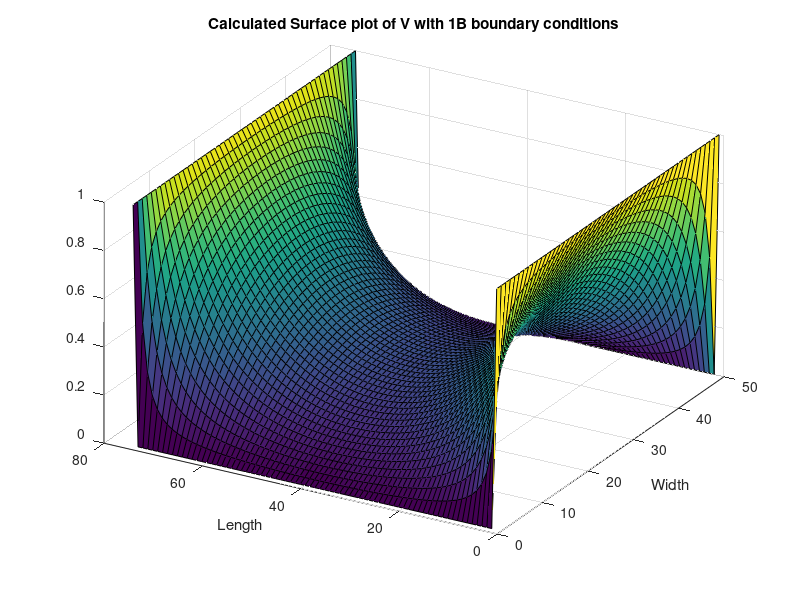
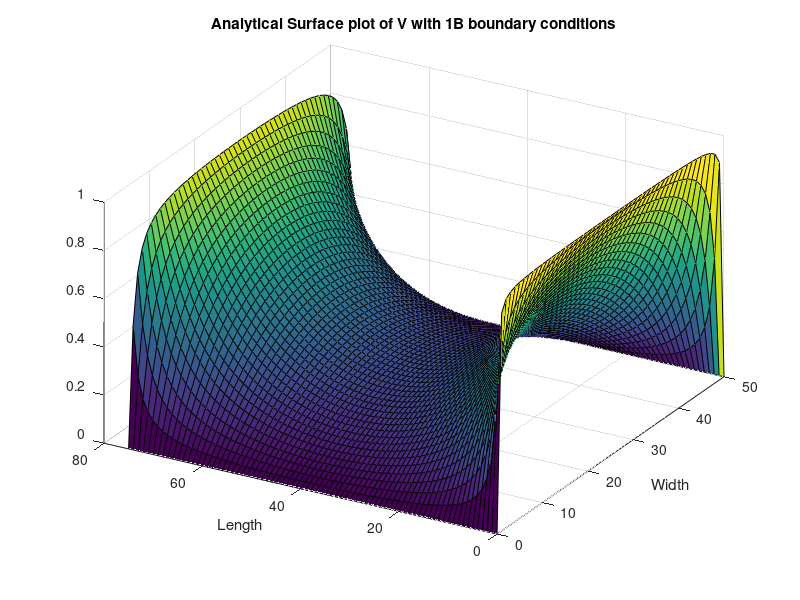

Write MATLAB code to recreate these figures, in order.
nx=75; %length
ny=50; %width

g=sparse(nx*ny);
b=zeros(1,nx*ny);

for i = 1:nx
    for j=1:ny
        n=j+(i-1)*ny;
        if i==1
            g(n,:)=0;
            g(n,n)=1;
            b(n)=1;
        elseif i==nx
            g(n,:)=0;
            g(n,n)=1;
            b(n)=1;
        elseif j==1 
            g(n,n)=1;
            %g(n,n+1)=1;
            %g(n,n-1)=1;
            %g(n,n+ny)=1;
            %g(n,n-ny)=1;
            
        elseif j==ny            
            g(n,n)=1;
            %g(n,n+1)=1;
            %g(n,n-1)=1;
            %g(n,n+ny)=1;
            %g(n,n-ny)=1;    
            
        else %bulk node
            g(n,n)=-4;
            g(n,n+1)=1;
            g(n,n-1)=1;
            g(n,n+ny)=1;
            g(n,n-ny)=1;
        end    
    end
end
%spy(g)

E=g\b';
%spy(E)

d=zeros(nx,ny);
for i = 1:nx
    for j=1:ny
       n=j+(i-1)*ny; 
       d(i,j)=E(n);
       
    end
end


figure(1)
surf(d)
xlabel('Width')
ylabel('Length')
title('Calculated Surface plot of V with 1B boundary conditions')
view(-60,37)
%plot analytical solution

y=0:ny;
x=-(nx+1)/2:(nx-1)/2; %theoretical solution occurs from -x to x
[vx,vy]=meshgrid(x,y); 

f=4/pi*cosh(pi*vx/ny)/cosh(pi*(nx+1)/2/ny).*sin(pi*vy/ny);

 for n=3:2:100   
     f=f+(4/pi)*(1/n)*cosh(n*pi*vx/ny)/cosh(n*pi*(nx+1)/2/ny).*sin(n*pi*vy/ny);
 end 
 
figure(2)
surf(vy,vx+38,f)

view(-60,37)
xlabel('Width')
ylabel('Length')
title('Analytical Surface plot of V with 1B boundary conditions')







